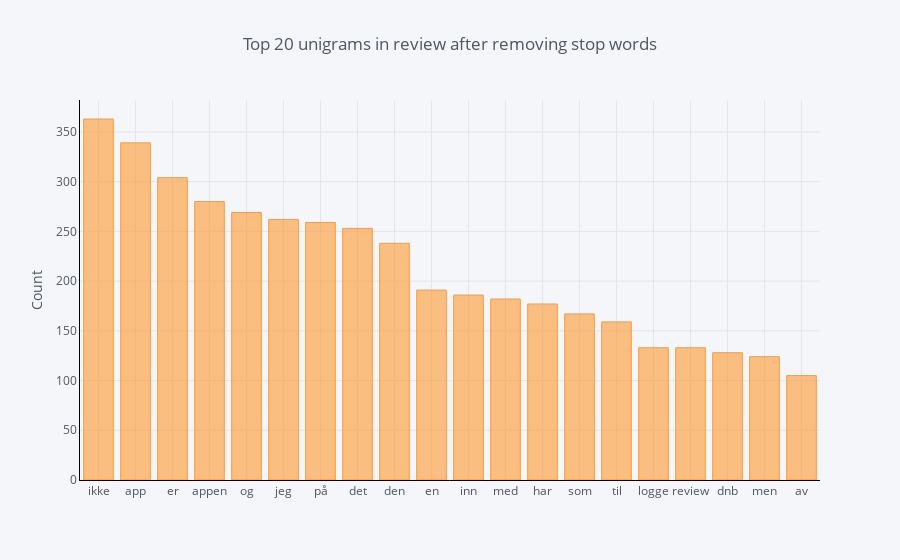

Notebook code cell kept with this figure:
### Code cell
df1.groupby('Review_Text').sum()['count'].sort_values(ascending=False).iplot(
    kind='bar', 
    yTitle='Count', 
    linecolor='black', 
    title='Top 20 unigrams in review after removing stop words')

### Figure 1 — Plotly figure (JSON) as saved in the notebook; plotly's stock layout.template omitted (floating-point values rounded to 4 significant figures)
{"data": [{"marker": {"color": "rgba(255, 153, 51, 0.6)", "line": {"color": "rgba(255, 153, 51, 1.0)", "width": 1}}, "name": "count", "orientation": "v", "text": "", "type": "bar", "uid": "521e48fc-6c01-4b70-87d1-3cc9575b0dda", "x": ["ikke", "app", "er", "appen", "og", "jeg", "på", "det", "den", "en", "inn", "med", "har", "som", "til", "logge", "review", "dnb", "men", "av"], "y": [363, 339, 304, 280, 269, 262, 259, 253, 238, 191, 186, 182, 177, 167, 159, 133, 133, 128, 124, 105]}], "layout": {"legend": {"bgcolor": "#F5F6F9", "font": {"color": "#4D5663"}}, "paper_bgcolor": "#F5F6F9", "plot_bgcolor": "#F5F6F9", "title": {"font": {"color": "#4D5663"}, "text": "Top 20 unigrams in review after removing stop words"}, "xaxis": {"gridcolor": "#E1E5ED", "linecolor": "black", "showgrid": true, "tickfont": {"color": "#4D5663"}, "title": {"font": {"color": "#4D5663"}, "text": ""}, "zerolinecolor": "#E1E5ED"}, "yaxis": {"gridcolor": "#E1E5ED", "linecolor": "black", "showgrid": true, "tickfont": {"color": "#4D5663"}, "title": {"font": {"color": "#4D5663"}, "text": "Count"}, "zerolinecolor": "#E1E5ED"}}}
